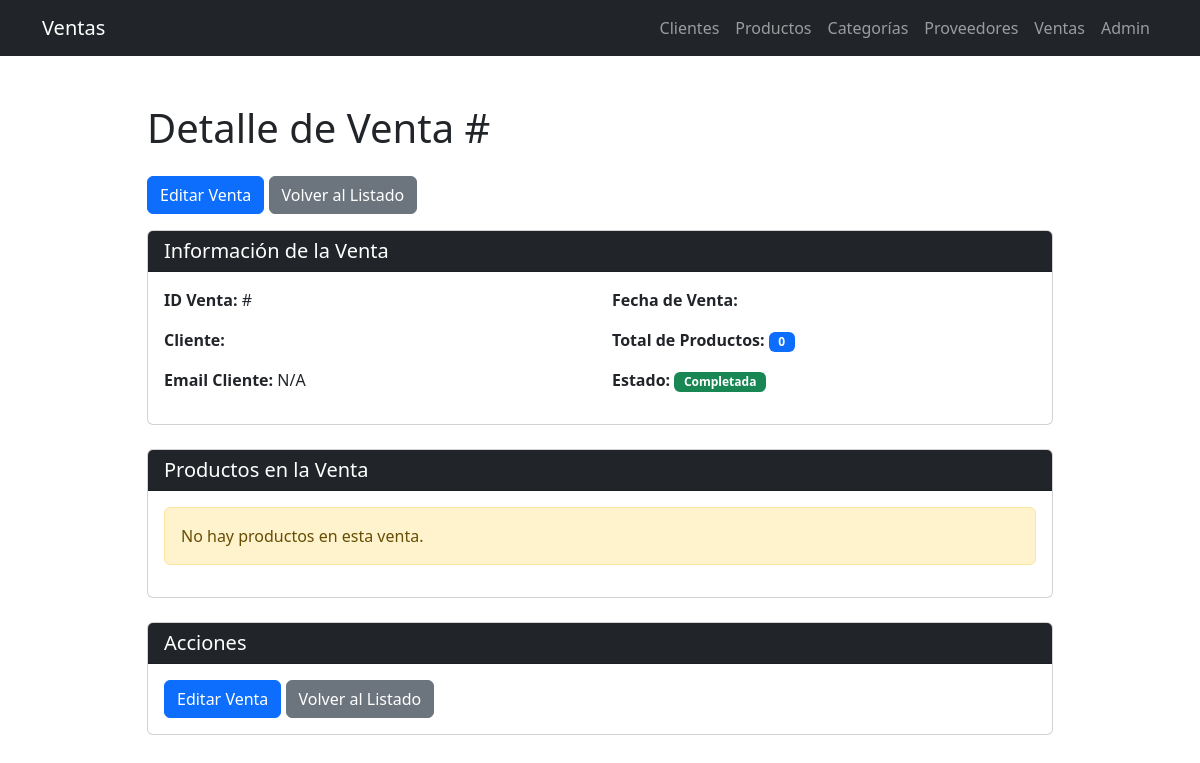
The app's page /ventas/3/detalle/, older data.
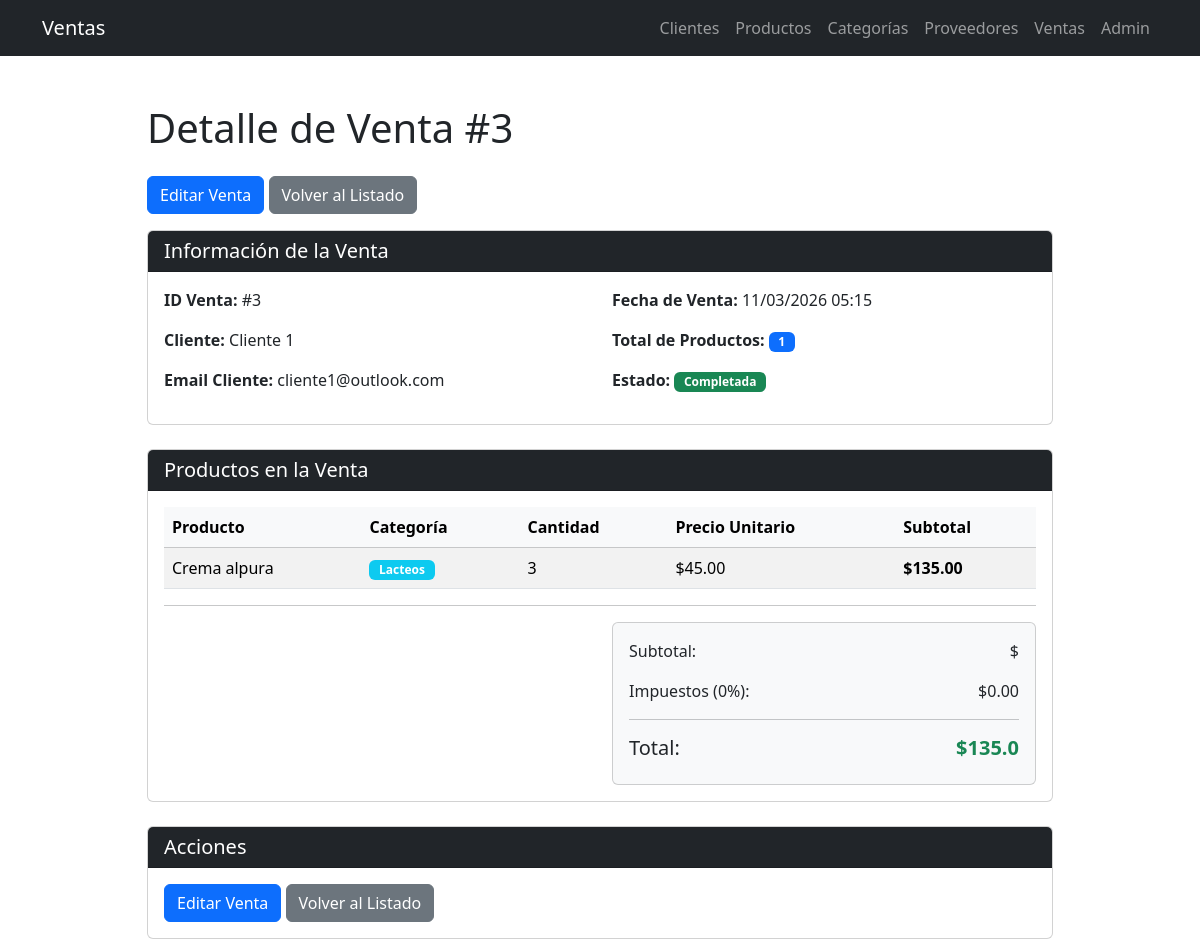
The same page, newer data.
### ventas/infrastructure/django_models/__init__.py (models this page shows, shortened)
class ClienteModel(models.Model):
    nombre = models.CharField(max_length=100)
    email = models.EmailField(blank=True, null=True)
    calle = models.CharField(max_length=255, blank=True, null=True)
    colonia = models.CharField(max_length=100, blank=True, null=True)
    codigo_postal = models.CharField(max_length=10, blank=True, null=True)
    ciudad = models.CharField(max_length=100, blank=True, null=True)
    telefono = models.CharField(max_length=20, blank=True, null=True)

class VentaModel(models.Model):
    cliente = models.ForeignKey(ClienteModel, on_delete=models.CASCADE)
    fecha = models.DateTimeField(auto_now_add=True)
    total = models.DecimalField(max_digits=12, decimal_places=2, default=0)

class DetalleVentaModel(models.Model):
    venta = models.ForeignKey(VentaModel, on_delete=models.CASCADE, related_name='detalles')
    producto = models.ForeignKey(ProductoModel, on_delete=models.CASCADE)
    cantidad = models.PositiveIntegerField()
    precio_unitario = models.DecimalField(max_digits=10, decimal_places=2)
    subtotal = models.DecimalField(max_digits=12, decimal_places=2)

class ProductoModel(models.Model):
    nombre = models.CharField(max_length=100)
    descripcion = models.TextField(blank=True, null=True)
    precio = models.DecimalField(max_digits=10, decimal_places=2)
    stock = models.PositiveIntegerField(default=0)
    categoria = models.ForeignKey(CategoriaModel, on_delete=models.CASCADE, related_name='productos', null=True, blank=True)

class CategoriaModel(models.Model):
    nombre = models.CharField(max_length=100)
    descripcion = models.TextField(blank=True, null=True)

### ventas/views.py (the view)
# urls.py: path('ventas/<int:venta_id>/detalle/', views.detalle_venta, name='detalle_venta'),
def detalle_venta(request, venta_id):
    venta = venta_service.get_venta_by_id(venta_id)
    detalles = DetalleVentaModel.objects.filter(venta_id=venta_id)
    return render(request, 'ventas/ventas/detalle.html', {
        'venta': venta,
        'detalles': detalles
    })

### ventas/application/services/__init__.py (called while the page is built)
    def get_venta_by_id(self, venta_id):
        return self.repository.get_by_id(venta_id)

### ventas/infrastructure/repositories/cliente_repository.py (called while the page is built)
    def get_by_id(self, cliente_id: int) -> Optional[Cliente]:
        try:
            cliente_model = ClienteModel.objects.get(id=cliente_id)
            return self._model_to_entity(cliente_model)
        except ObjectDoesNotExist:
            return None

    def _model_to_entity(self, cliente_model: ClienteModel) -> Cliente:
        return Cliente(
            id=cliente_model.id,
            nombre=cliente_model.nombre,
            email=cliente_model.email,
            calle=cliente_model.calle,
            colonia=cliente_model.colonia,
            codigo_postal=cliente_model.codigo_postal,
            ciudad=cliente_model.ciudad,
            telefono=cliente_model.telefono
        )

### ventas/infrastructure/repositories/venta_repository.py (called while the page is built)
    def get_by_id(self, venta_id: int) -> Optional[Venta]:
        try:
            venta_model = VentaModel.objects.get(id=venta_id)
            return self._model_to_entity(venta_model)
        except ObjectDoesNotExist:
            return None

    def _producto_model_to_entity(self, producto_model):
        from ...domain.entities import Producto
        return Producto(
            id=producto_model.id,
            nombre=producto_model.nombre,
            descripcion=producto_model.descripcion,
            precio=float(producto_model.precio),
            stock=producto_model.stock
        )

### ventas/templates/ventas/ventas/detalle.html (shortened to what this page needs)
{% extends 'ventas/base.html' %}
{% block content %}
<div class="container mt-5">
    <div class="row justify-content-center">
        <div class="col-md-10">
            <h1 class="mb-4">Detalle de Venta #{{ venta.id }}</h1>
            <a href="{% url 'editar_venta' venta.id %}" class="btn btn-primary mb-3">Editar Venta</a>
            <a href="{% url 'lista_ventas' %}" class="btn btn-secondary mb-3">Volver al Listado</a>
            <div class="card mb-4">
                <div class="card-header bg-dark text-white">
                    <h5 class="mb-0">Información de la Venta</h5>
                </div>
                <div class="card-body">
                    <div class="row">
                        <div class="col-md-6">
                            <p><strong>ID Venta:</strong> #{{ venta.id }}</p>
                            <p><strong>Cliente:</strong> {{ venta.cliente.nombre }}</p>
                            <p><strong>Email Cliente:</strong> {{ venta.cliente.email|default:"N/A" }}</p>
                        </div>
                        <div class="col-md-6">
                            <p><strong>Fecha de Venta:</strong> {{ venta.fecha|date:"d/m/Y H:i" }}</p>
                            <p><strong>Total de Productos:</strong>
                                <span class="badge bg-primary">{{ detalles|length }}</span>
                            </p>
                            <p><strong>Estado:</strong>
                                <span class="badge bg-success">Completada</span>
                            </p>
                        </div>
                    </div>
                </div>
            </div>
            <div class="card mb-4">
                <div class="card-header bg-dark text-white">
                    <h5 class="mb-0">Productos en la Venta</h5>
                </div>
                <div class="card-body">
                    {% if detalles %}
                        <div class="table-responsive">
                            <table class="table table-striped table-hover">
                                <thead class="table-light">
                                    <tr>
                                        <th>Producto</th>
                                        <th>Categoría</th>
                                        <th>Cantidad</th>
                                        <th>Precio Unitario</th>
                                        <th>Subtotal</th>
                                    </tr>
                                </thead>
                                <tbody>
                                    {% for detalle in detalles %}
                                    <tr>
                                        <td>{{ detalle.producto.nombre }}</td>
                                        <td>
                                            {% if detalle.producto.categoria %}
                                                <span class="badge bg-info">{{ detalle.producto.categoria.nombre }}</span>
                                            {% else %}
                                                <span class="text-muted">Sin categoría</span>
                                            {% endif %}
                                        </td>
                                        <td>{{ detalle.cantidad }}</td>
                                        <td>${{ detalle.precio_unitario }}</td>
                                        <td><strong>${{ detalle.subtotal }}</strong></td>
                                    </tr>
                                    {% endfor %}
                                </tbody>
                            </table>
                        </div>
                        <hr>
                        <div class="row">
                            <div class="col-md-6 offset-md-6">
                                <div class="card bg-light">
                                    <div class="card-body">
                                        <div class="d-flex justify-content-between mb-3">
                                            <span>Subtotal:</span>
                                            <span id="subtotal">${{ venta_subtotal }}</span>
                                        </div>
                                        <div class="d-flex justify-content-between mb-3">
                                            <span>Impuestos (0%):</span>
                                            <span>$0.00</span>
                                        </div>
                                        <hr>
                                        <div class="d-flex justify-content-between">
                                            <h5>Total:</h5>
                                            <h5 class="text-success">
                                                <strong>${{ venta.total }}</strong>
                                            </h5>
                                        </div>
                                    </div>
                                </div>
                            </div>
                        </div>
                    {% else %}
                        <div class="alert alert-warning">
                            No hay productos en esta venta.
                        </div>
                    {% endif %}
                </div>
            </div>
            <div class="card">
                <div class="card-header bg-dark text-white">
                    <h5 class="mb-0">Acciones</h5>
                </div>
                <div class="card-body">
                    <a href="{% url 'editar_venta' venta.id %}" class="btn btn-primary">
                         Editar Venta
                    </a>
                    <a href="{% url 'lista_ventas' %}" class="btn btn-secondary">
                         Volver al Listado
                    </a>
                </div>
            </div>
        </div>
    </div>
</div>
{% endblock %}

### ventas/templates/ventas/base.html (shortened to what this page needs)
<!DOCTYPE html>
<html lang="es">
<head>
    <link href="https://cdn.jsdelivr.net/npm/bootstrap@5.3.6/dist/css/bootstrap.min.css" rel="stylesheet">
</head>
<body>
<nav class="navbar navbar-expand-lg navbar-dark bg-dark">
    <div class="container">
        <a class="navbar-brand" href="{% url 'inicio' %}">Ventas</a>
        <div class="navbar-nav">
            <a class="nav-link" href="{% url 'lista_clientes' %}">Clientes</a>
            <a class="nav-link" href="{% url 'lista_productos' %}">Productos</a>
            <a class="nav-link" href="{% url 'lista_categorias' %}">Categorías</a>
            <a class="nav-link" href="{% url 'lista_proveedores' %}">Proveedores</a>
            <a class="nav-link" href="{% url 'lista_ventas' %}">Ventas</a>
            <a class="nav-link" href="/admin/">Admin</a>
        </div>
    </div>
</nav>
<div class="container mt-4">
    {% block content %}{% endblock %}
</div>
</body>
</html>

### ventas/templates/ventas/ventas/detalle.html (style rules this page uses)
.table { margin-bottom: 0; }
.badge { padding: 0.25rem 0.6rem; }

Row changes from the older to the newer data that the page shows:
added ClienteModel: cliente.nombre "Cliente 1", cliente.email "cliente1@outlook.com"
added VentaModel: fecha "11/03/2026 05:15"
added DetalleVentaModel: producto.nombre "Crema alpura", producto.categoria.nombre "Lacteos", cantidad "3", precio_unitario "45.00", subtotal "135.00"
Text that changed along with them:
{{ venta.id }}: (not shown) → "3"
{{ detalles|length }}: "0" → "1"
{{ venta.total }}: (not shown) → "135.0"
{{ venta.cliente.email|default:"N/A" }}: "N/A" → (not shown)
text no longer shown: "No hay productos en esta venta."
text now shown: "Producto Categoría Cantidad Precio Unitario Subtotal Subtotal: $ Impuestos (0%): $0.00 Total: $"
